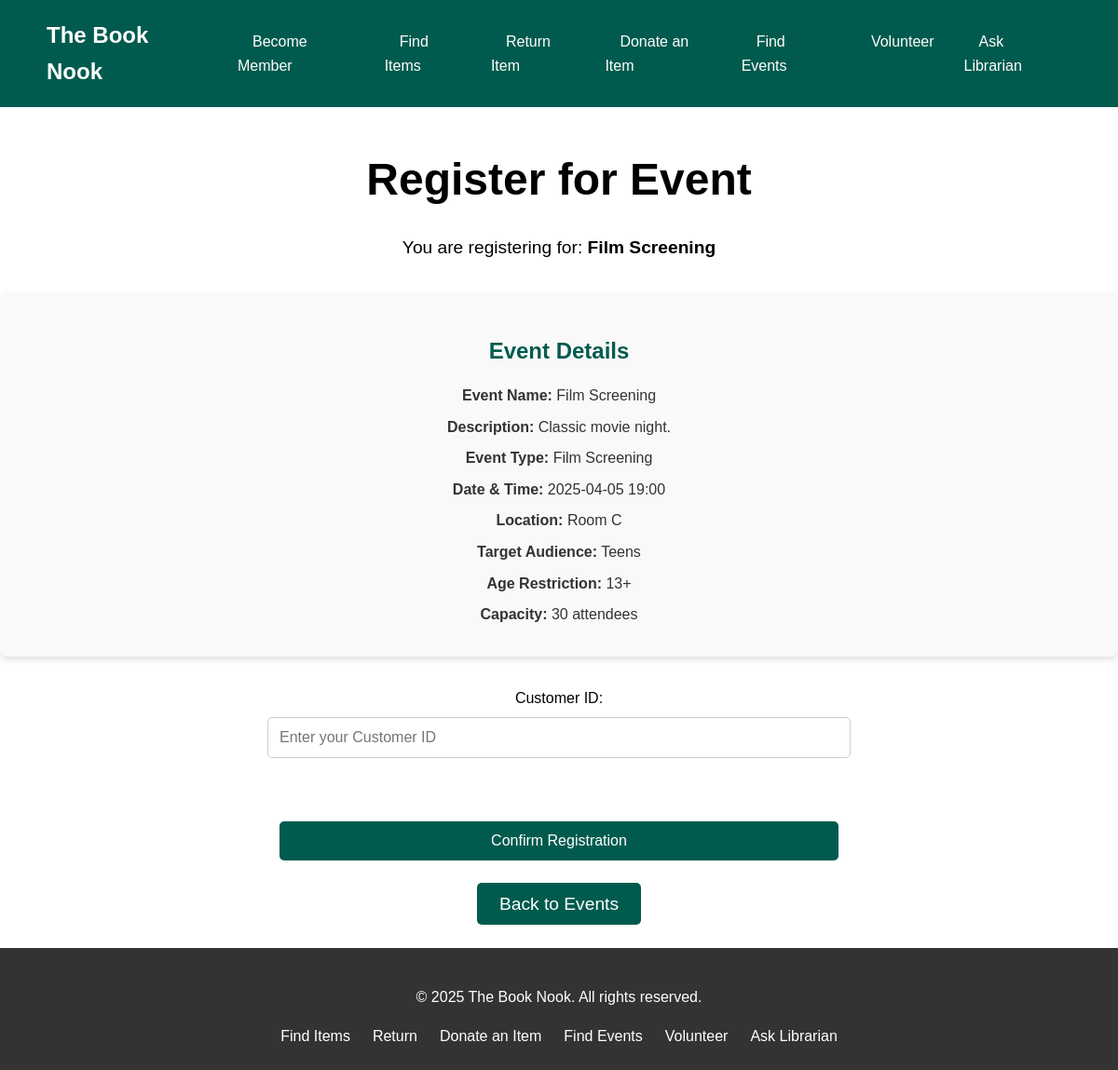
Screenshot of /register_event/3 with the database file from the repository.
### tables this page shows
CREATE TABLE events (
            event_id INTEGER PRIMARY KEY AUTOINCREMENT,
            event_name TEXT NOT NULL,
            event_description TEXT,
            event_type TEXT CHECK (event_type IN ('Workshop', 'Seminar', 'Film Screening', 'Book Club', 'Art Show')),
            targeted_customers TEXT,
            restriction INTEGER DEFAULT 0 CHECK (restriction >= 0),
            location TEXT,
            datetime TEXT NOT NULL,
            capacity INTEGER CHECK (capacity >= 0)
        );

### app.py (the view, shortened to what this page needs)
@app.route('/register_event/<int:event_id>', methods=['GET', 'POST'])
def register_event(event_id):
    conn = get_db_connection()
    c = conn.cursor()
    if request.method == 'GET':
        c.execute("SELECT * FROM events WHERE event_id = ?", (event_id,))
        event = c.fetchone()
        if not event:
            flash("Event not found.", "danger")
            conn.close()
            return redirect(url_for('list_events'))
        conn.close()
        return render_template('register_event.html', event=event)

### app.py (called while the page is built)
def get_db_connection():
    conn = sqlite3.connect(DATABASE)
    conn.row_factory = sqlite3.Row
    return conn

### templates/register_event.html
{% extends "base.html" %} {% block content %}
<section class="hero">
  <div class="container">
    <h1>Register for Event</h1>
    <p>You are registering for: <strong>{{ event.event_name }}</strong></p>
  </div>
  <section class="messages">
    <div class="container">
      <div class="event-details">
        <h2>Event Details</h2>
        <p><strong>Event Name:</strong> {{ event.event_name }}</p>
        <p><strong>Description:</strong> {{ event.event_description }}</p>
        <p><strong>Event Type:</strong> {{ event.event_type }}</p>
        <p><strong>Date & Time:</strong> {{ event.datetime }}</p>
        <p><strong>Location:</strong> {{ event.location }}</p>
        <p><strong>Target Audience:</strong> {{ event.targeted_customers }}</p>
        <p>
          <strong>Age Restriction:</strong> {% if event.restriction > 0 %}{{
          event.restriction }}+{% else %}None{% endif %}
        </p>
        <p><strong>Capacity:</strong> {{ event.capacity }} attendees</p>
      </div>
      <form method="post" class="form-container">
        <label for="customer_id">Customer ID:</label>
        <input
          type="text"
          id="customer_id"
          name="customer_id"
          required
          placeholder="Enter your Customer ID"
        /><br /><br />
        <button type="submit" class="btn">Confirm Registration</button>
      </form>
      <p>
        <a href="{{ url_for('list_events') }}" class="btn">Back to Events</a>
      </p>
    </div>
  </section>
</section>
{% endblock %}

### static/styles.css (style rules this page uses)
body { font-family: Arial, sans-serif; margin: 0; padding: 0; line-height: 1.6; }
.hero { display: flex; flex-direction: column; justify-content: center; color: #fff; min-height: 75vh; text-align: center; align-items: center; }
.hero h1 { font-size: 3rem; margin-bottom: 1rem; color: black; }
.hero p { font-size: 1.2rem; margin-bottom: 2rem; color: black; }
.hero .btn { background: #005b4e; color: #fff; padding: 0.75rem 1.5rem; text-decoration: none; border-radius: 5px; transition: background 0.3s; }
.form-container { display: flex; flex-direction: column; align-items: center; gap: 0.5rem; margin: 2rem auto; max-width: 600px; }
.form-container input, .form-container button { width: 100%; padding: 0.75rem; font-size: 1rem; border: 1px solid #ccc; border-radius: 5px; }
.form-container .btn { background: #005b4e; color: #fff; border: none; cursor: pointer; transition: background 0.3s; }
.messages { width: 100vw; }
label { color: black; }
.event-details { margin-bottom: 2rem; padding: 1.5rem; background-color: #f9f9f9; border-radius: 8px; box-shadow: 0 4px 6px rgba(0, 0, 0, 0.1); }
.event-details h2 { margin-bottom: 1rem; font-size: 1.5rem; color: #005b4e; }
.event-details p { margin: 0.5rem 0; font-size: 1rem; color: #333; }

### rows the page displays
events: event_name "Film Screening", event_description "Classic movie night.", event_type "Film Screening", datetime "2025-04-05 19:00", location "Room C", targeted_customers "Teens", restriction "13", capacity "30"
